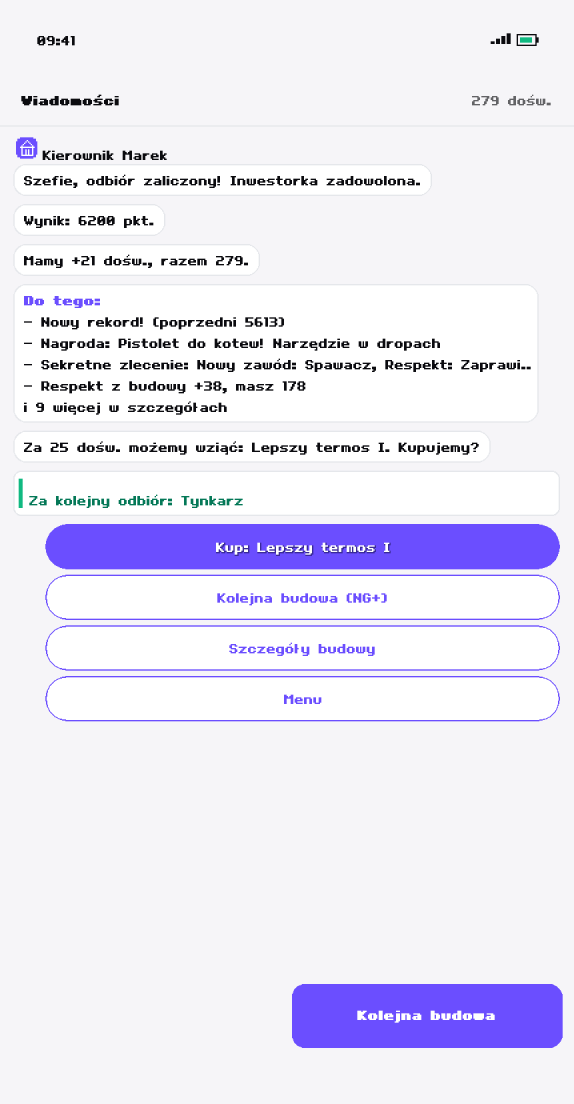
#> input picture Promo/v0.22/zrzuty/between-win.png, 1720 x 3312 px (shown at 1/3 size); its folder holds 4 pictures in this run
$ python make_infografiki.py
#> lines starting #> are read from the running program, lines starting #| are printed output that depends on the picture; after the words box and inside, x2 and y2 are one past the last pixel; in counts of white or black regions, pixels touching at a corner belong together
from PIL import Image, ImageDraw, ImageFont, ImageFilter
V=(107,78,255); O=(255,122,61); INK=(20,18,40); BG=(246,245,248); W=(255,255,255); DIM=(99,99,102)
AV='/System/Library/Fonts/Avenir Next.ttc'
def F(sz, idx): return ImageFont.truetype(AV, sz, index=idx)
BOLD=lambda s: F(s,0); HEAVY=lambda s: F(s,8); MED=lambda s: F(s,5)
def phone(shot, w):
    im=Image.open(f'zrzuty/{shot}.png').convert('RGB'); h=int(im.height*w/im.width)
    im=im.resize((w,h), Image.LANCZOS)
    pad=10; fr=Image.new('RGBA',(w+2*pad,h+2*pad),(0,0,0,0)); d=ImageDraw.Draw(fr)
    d.rounded_rectangle([0,0,w+2*pad-1,h+2*pad-1],radius=34,fill=(15,15,22))
    m=Image.new('L',(w,h),0); ImageDraw.Draw(m).rounded_rectangle([0,0,w-1,h-1],radius=26,fill=255)
    fr.paste(im,(pad,pad),m); return fr
def shadow(canvas, img, xy):
    sh=Image.new('RGBA',img.size,(0,0,0,0)); ImageDraw.Draw(sh).rounded_rectangle([0,0,img.size[0]-1,img.size[1]-1],radius=34,fill=(40,20,90,60))
    sh=sh.filter(ImageFilter.GaussianBlur(22)); canvas.alpha_composite(sh,(xy[0],xy[1]+10)); canvas.alpha_composite(img,xy)
def stripes(d, y, w, h):
    d.rectangle([0,y,w,y+h],fill=(20,20,30))
    for x in range(-h, w+h, 36): d.polygon([(x,y+h),(x+18,y+h),(x+18+h,y),(x+h,y)],fill=O)
def center(d, text, font, y, fill, W_=1080):
    tw=d.textlength(text,font=font); d.text(((W_-tw)/2,y),text,font=font,fill=fill)

# ---------- 1: Co nowego (seria 0.22) ----------
c=Image.new('RGBA',(1080,1350),BG+(255,)); d=ImageDraw.Draw(c)
d.rectangle([0,0,1080,250],fill=V)
d.text((60,48),'PlanBudowlany ROGUELIKE',font=HEAVY(58),fill=W)
d.text((60,122),'Nowości w wersji 0.22',font=MED(36),fill=(230,225,255))
d.text((60,176),'Po każdej budowie wiesz, co dalej.',font=MED(28),fill=(210,200,255))
stripes(d,250,1080,18)
items=[('between-win','Rozmowa z Markiem','kup jednym stuknięciem'),('classselect','Nowy wybór zawodu','pełne nazwy, broń i moc'),
       ('tree','Drzewko Szkoleń','wybierz 1 z 2'),('house','Odbiór domu','harmonogram i kod QR')]
pw=226
for k,(sh,t,sub) in enumerate(items):
    x=22+k*262; y=292
    p=phone(sh,pw); shadow(c,p,(x,y)); d=ImageDraw.Draw(c)
#> in phone, im is the input picture: PIL image 1720x3312 RGB; mean R, G, B 233.6, 231.2, 245.6
#> in phone, `im=im.resize((w,h), Image.LANCZOS)`:
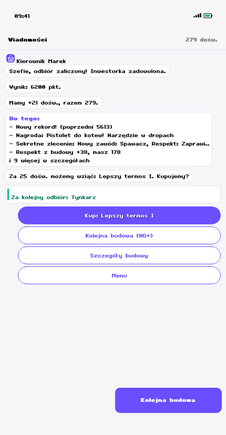
#> im: PIL image 226x435 RGB; mean R, G, B 233.2, 230.8, 245.4
#> in phone, `fr = Image.new('RGBA', (w + 2 * pad, h + 2 * pad), (0, 0, 0, 0))`: fr: PIL image 246x455 RGBA; every value is 0
#> in phone, `m = Image.new('L', (w, h), 0)`: m: PIL image 226x435 L; every value is 0
#> in phone, `ImageDraw.Draw(m).rounded_rectangle([0, 0, w - 1, h - 1], radius=26, f`:
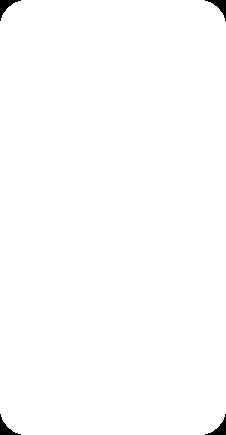
#> m: PIL image 226x435 L; 99.4% white; 4 black regions, box (x1, y1, x2, y2) and area: (0, 0, 21, 21) 150, (205, 0, 226, 21) 150, (0, 414, 21, 435) 150, (205, 414, 226, 435) 150
#> in phone, `fr.paste(im, (pad, pad), m)`:
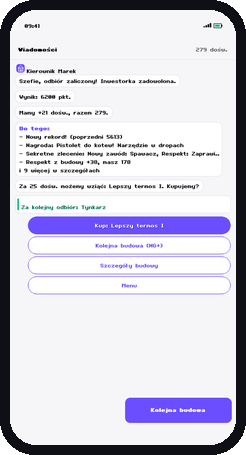
#> fr: PIL image 246x455 RGBA; mean R, G, B, A 205.3, 203.1, 216.8, 252.6; transparent parts drawn white
#> in shadow, `ImageDraw.Draw(sh).rounded_rectangle([0, 0, img.size[0] - 1, img.size[`:
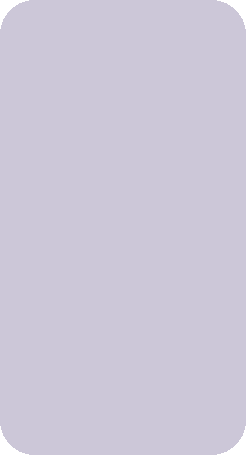
#> sh: PIL image 246x455 RGBA; mean R, G, B, A 39.6, 19.8, 89.2, 59.4; transparent parts drawn white
#> in shadow, `canvas.alpha_composite(sh, (xy[0], xy[1] + 10))`:
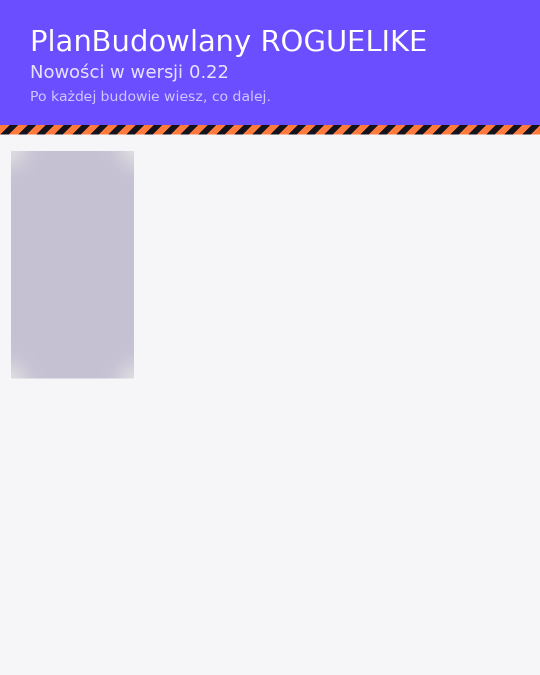
#> canvas: PIL image 1080x1350 RGBA (shown at 1/2 size); mean R, G, B, A 216.6, 209.4, 243.6, 255
#> in shadow, `canvas.alpha_composite(img, xy)`:
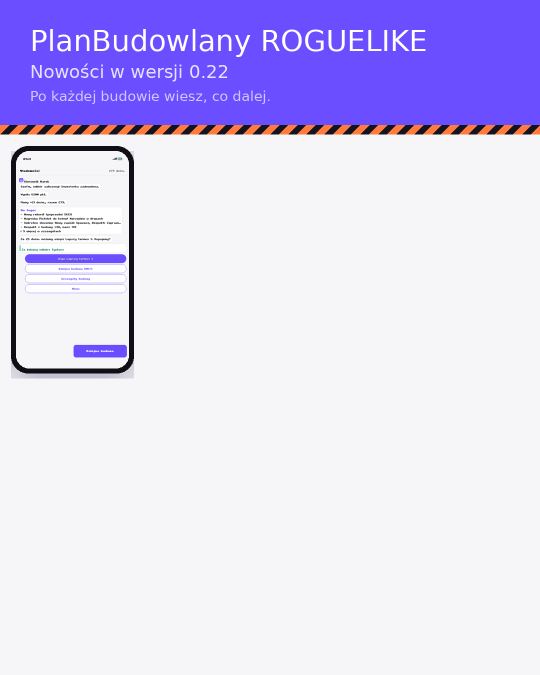
#> canvas: PIL image 1080x1350 RGBA (shown at 1/2 size); mean R, G, B, A 217.2, 210.2, 244.2, 255
    cy=y+p.size[1]+22
#> cy = 769
    f1=BOLD(26)
    while d.textlength(t,font=f1)>p.size[0]-6: f1=BOLD(f1.size-1)  # podpis w szerokości telefonu
#> this loop made 3 passes
    tw=d.textlength(t,font=f1); d.text((x+(p.size[0]-tw)/2,cy),t,font=f1,fill=INK)
#> after `tw = d.textlength(t, font=f1)`: tw = 236.9
    tw=d.textlength(sub,font=MED(19)); d.text((x+(p.size[0]-tw)/2,cy+36),sub,font=MED(19),fill=DIM)
#> after `tw = d.textlength(sub, font=MED(19))`: tw = 232.8
#> pass 2 of the loop `for k,(sh,t,sub) in enumerate(items):`:
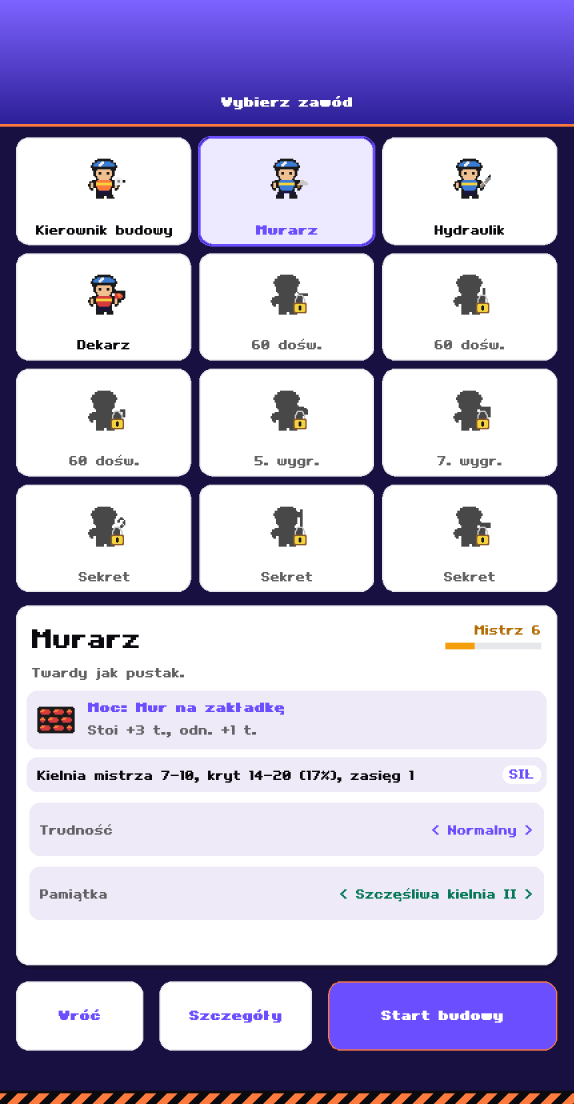
#> input picture Promo/v0.22/zrzuty/classselect.png, 1720 x 3312 px (shown at 1/3 size)
#> in phone, im is the input picture: PIL image 1720x3312 RGB; mean R, G, B 185.1, 178.7, 208.6
#> im: PIL image 226x435 RGB
#> in phone (call 2), `fr.paste(im, (pad, pad), m)`:
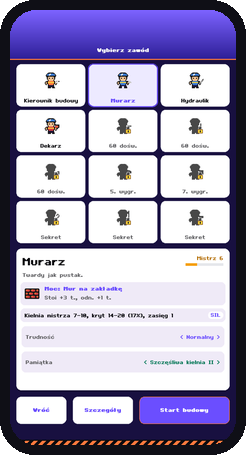
#> fr: PIL image 246x455 RGBA; mean R, G, B, A 163.4, 158, 184.6, 252.6; transparent parts drawn white
#> in shadow (call 2), `canvas.alpha_composite(img, xy)`:
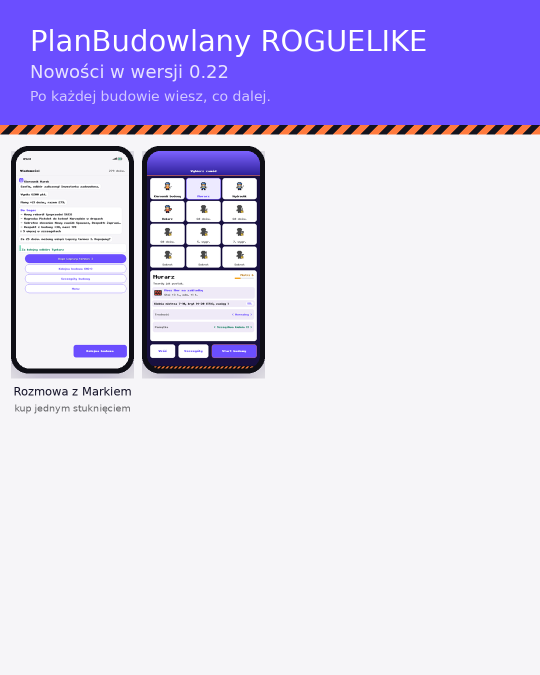
#> canvas: PIL image 1080x1350 RGBA (shown at 1/2 size); mean R, G, B, A 210.7, 203.4, 239.1, 255
#> the loop `while d.textlength(t,font=f1)>p.size[0]-6: f1=BOLD(f1.size-1)` made 3 passes
#> `tw = d.textlength(t, font=f1)`: tw = 237.1
#> `tw = d.textlength(sub, font=MED(19))`: tw = 232.6
#> (the run stopped early here; a loop or call above may not have finished)
